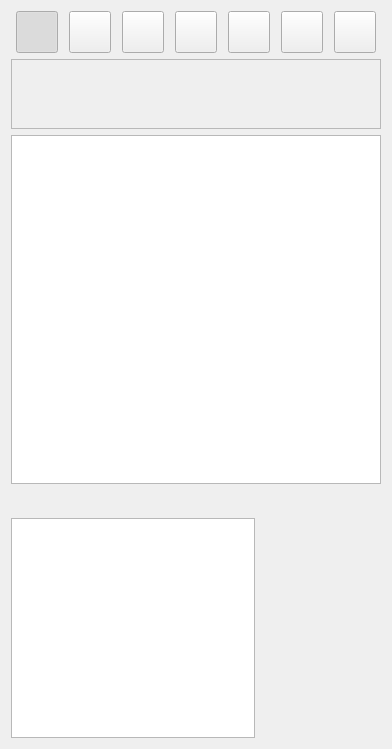
<ui version="4.0" >
 <class>CoxmlBrowserPanelBase</class>
 <widget class="QWidget" name="CoxmlBrowserPanelBase" >
  <property name="geometry" >
   <rect>
    <x>0</x>
    <y>0</y>
    <width>392</width>
    <height>749</height>
   </rect>
  </property>
  <property name="font" >
   <font>
    <family>Droid Sans</family>
    <pointsize>8</pointsize>
   </font>
  </property>
  <property name="windowTitle" >
   <string>coXML Browser</string>
  </property>
  <layout class="QGridLayout" name="gridLayout" >
   <item row="0" column="0" colspan="2" >
    <layout class="QHBoxLayout" name="horizontalLayout" >
     <property name="spacing" >
      <number>-1</number>
     </property>
     <property name="leftMargin" >
      <number>0</number>
     </property>
     <property name="rightMargin" >
      <number>0</number>
     </property>
     <item>
      <widget class="QPushButton" name="plButton1" >
       <property name="sizePolicy" >
        <sizepolicy vsizetype="Fixed" hsizetype="Fixed" >
         <horstretch>0</horstretch>
         <verstretch>0</verstretch>
        </sizepolicy>
       </property>
       <property name="minimumSize" >
        <size>
         <width>42</width>
         <height>42</height>
        </size>
       </property>
       <property name="toolTip" >
        <string/>
       </property>
       <property name="text" >
        <string/>
       </property>
       <property name="icon" >
        <iconset resource="images/StaticImages.qrc" >
         <normaloff>:/klsmartin_icon7.png</normaloff>:/klsmartin_icon7.png</iconset>
       </property>
       <property name="iconSize" >
        <size>
         <width>32</width>
         <height>32</height>
        </size>
       </property>
       <property name="checkable" >
        <bool>true</bool>
       </property>
       <property name="checked" >
        <bool>true</bool>
       </property>
       <property name="autoExclusive" >
        <bool>true</bool>
       </property>
      </widget>
     </item>
     <item>
      <widget class="QPushButton" name="plButton2" >
       <property name="sizePolicy" >
        <sizepolicy vsizetype="Fixed" hsizetype="Fixed" >
         <horstretch>0</horstretch>
         <verstretch>0</verstretch>
        </sizepolicy>
       </property>
       <property name="minimumSize" >
        <size>
         <width>42</width>
         <height>42</height>
        </size>
       </property>
       <property name="toolTip" >
        <string/>
       </property>
       <property name="text" >
        <string/>
       </property>
       <property name="icon" >
        <iconset resource="images/StaticImages.qrc" >
         <normaloff>:/klsmartin_icon3.png</normaloff>:/klsmartin_icon3.png</iconset>
       </property>
       <property name="iconSize" >
        <size>
         <width>32</width>
         <height>32</height>
        </size>
       </property>
       <property name="checkable" >
        <bool>true</bool>
       </property>
       <property name="autoExclusive" >
        <bool>true</bool>
       </property>
      </widget>
     </item>
     <item>
      <widget class="QPushButton" name="plButton3" >
       <property name="sizePolicy" >
        <sizepolicy vsizetype="Fixed" hsizetype="Fixed" >
         <horstretch>0</horstretch>
         <verstretch>0</verstretch>
        </sizepolicy>
       </property>
       <property name="minimumSize" >
        <size>
         <width>42</width>
         <height>42</height>
        </size>
       </property>
       <property name="toolTip" >
        <string/>
       </property>
       <property name="text" >
        <string/>
       </property>
       <property name="icon" >
        <iconset resource="images/StaticImages.qrc" >
         <normaloff>:/klsmartin_icon2.png</normaloff>:/klsmartin_icon2.png</iconset>
       </property>
       <property name="iconSize" >
        <size>
         <width>32</width>
         <height>32</height>
        </size>
       </property>
       <property name="checkable" >
        <bool>true</bool>
       </property>
       <property name="autoExclusive" >
        <bool>true</bool>
       </property>
      </widget>
     </item>
     <item>
      <widget class="QPushButton" name="plButton4" >
       <property name="sizePolicy" >
        <sizepolicy vsizetype="Fixed" hsizetype="Fixed" >
         <horstretch>0</horstretch>
         <verstretch>0</verstretch>
        </sizepolicy>
       </property>
       <property name="minimumSize" >
        <size>
         <width>42</width>
         <height>42</height>
        </size>
       </property>
       <property name="toolTip" >
        <string/>
       </property>
       <property name="text" >
        <string/>
       </property>
       <property name="icon" >
        <iconset resource="images/StaticImages.qrc" >
         <normaloff>:/klsmartin_icon1.png</normaloff>:/klsmartin_icon1.png</iconset>
       </property>
       <property name="iconSize" >
        <size>
         <width>32</width>
         <height>32</height>
        </size>
       </property>
       <property name="checkable" >
        <bool>true</bool>
       </property>
       <property name="autoExclusive" >
        <bool>true</bool>
       </property>
      </widget>
     </item>
     <item>
      <widget class="QPushButton" name="plButton5" >
       <property name="sizePolicy" >
        <sizepolicy vsizetype="Fixed" hsizetype="Fixed" >
         <horstretch>0</horstretch>
         <verstretch>0</verstretch>
        </sizepolicy>
       </property>
       <property name="minimumSize" >
        <size>
         <width>42</width>
         <height>42</height>
        </size>
       </property>
       <property name="toolTip" >
        <string/>
       </property>
       <property name="text" >
        <string/>
       </property>
       <property name="icon" >
        <iconset resource="images/StaticImages.qrc" >
         <normaloff>:/klsmartin_icon4.png</normaloff>:/klsmartin_icon4.png</iconset>
       </property>
       <property name="iconSize" >
        <size>
         <width>32</width>
         <height>32</height>
        </size>
       </property>
       <property name="checkable" >
        <bool>true</bool>
       </property>
       <property name="autoExclusive" >
        <bool>true</bool>
       </property>
      </widget>
     </item>
     <item>
      <widget class="QPushButton" name="plButton6" >
       <property name="sizePolicy" >
        <sizepolicy vsizetype="Fixed" hsizetype="Fixed" >
         <horstretch>0</horstretch>
         <verstretch>0</verstretch>
        </sizepolicy>
       </property>
       <property name="minimumSize" >
        <size>
         <width>42</width>
         <height>42</height>
        </size>
       </property>
       <property name="toolTip" >
        <string/>
       </property>
       <property name="text" >
        <string/>
       </property>
       <property name="icon" >
        <iconset resource="images/StaticImages.qrc" >
         <normaloff>:/klsmartin_icon6.png</normaloff>:/klsmartin_icon6.png</iconset>
       </property>
       <property name="iconSize" >
        <size>
         <width>32</width>
         <height>32</height>
        </size>
       </property>
       <property name="checkable" >
        <bool>true</bool>
       </property>
       <property name="checked" >
        <bool>false</bool>
       </property>
       <property name="autoExclusive" >
        <bool>true</bool>
       </property>
      </widget>
     </item>
     <item>
      <widget class="QPushButton" name="plButton7" >
       <property name="sizePolicy" >
        <sizepolicy vsizetype="Fixed" hsizetype="Fixed" >
         <horstretch>0</horstretch>
         <verstretch>0</verstretch>
        </sizepolicy>
       </property>
       <property name="minimumSize" >
        <size>
         <width>42</width>
         <height>42</height>
        </size>
       </property>
       <property name="toolTip" >
        <string/>
       </property>
       <property name="text" >
        <string/>
       </property>
       <property name="icon" >
        <iconset resource="images/StaticImages.qrc" >
         <normaloff>:/klsmartin_icon5.png</normaloff>:/klsmartin_icon5.png</iconset>
       </property>
       <property name="iconSize" >
        <size>
         <width>32</width>
         <height>32</height>
        </size>
       </property>
       <property name="checkable" >
        <bool>true</bool>
       </property>
       <property name="checked" >
        <bool>false</bool>
       </property>
       <property name="autoExclusive" >
        <bool>true</bool>
       </property>
      </widget>
     </item>
    </layout>
   </item>
   <item row="1" column="0" colspan="2" >
    <widget class="QScrollArea" name="filterArea" >
     <property name="sizePolicy" >
      <sizepolicy vsizetype="Fixed" hsizetype="Expanding" >
       <horstretch>0</horstretch>
       <verstretch>0</verstretch>
      </sizepolicy>
     </property>
     <property name="widgetResizable" >
      <bool>true</bool>
     </property>
     <widget class="QWidget" name="scrollAreaWidgetContents" >
      <property name="geometry" >
       <rect>
        <x>0</x>
        <y>0</y>
        <width>370</width>
        <height>90</height>
       </rect>
      </property>
     </widget>
    </widget>
   </item>
   <item row="2" column="0" colspan="2" >
    <widget class="QListView" name="listView" >
     <property name="dragDropMode" >
      <enum>QAbstractItemView::DragOnly</enum>
     </property>
     <property name="alternatingRowColors" >
      <bool>false</bool>
     </property>
    </widget>
   </item>
   <item row="3" column="0" colspan="2" >
    <widget class="QLabel" name="name_label" >
     <property name="sizePolicy" >
      <sizepolicy vsizetype="Fixed" hsizetype="Preferred" >
       <horstretch>0</horstretch>
       <verstretch>0</verstretch>
      </sizepolicy>
     </property>
     <property name="font" >
      <font>
       <pointsize>12</pointsize>
       <weight>75</weight>
       <bold>true</bold>
      </font>
     </property>
     <property name="text" >
      <string/>
     </property>
    </widget>
   </item>
   <item rowspan="2" row="4" column="0" >
    <widget class="QPlainTextEdit" name="descriptionEdit" >
     <property name="sizePolicy" >
      <sizepolicy vsizetype="Fixed" hsizetype="Expanding" >
       <horstretch>0</horstretch>
       <verstretch>0</verstretch>
      </sizepolicy>
     </property>
     <property name="maximumSize" >
      <size>
       <width>16777215</width>
       <height>260</height>
      </size>
     </property>
     <property name="readOnly" >
      <bool>true</bool>
     </property>
    </widget>
   </item>
   <item row="4" column="1" >
    <widget class="QLabel" name="image_label" >
     <property name="sizePolicy" >
      <sizepolicy vsizetype="Fixed" hsizetype="Fixed" >
       <horstretch>0</horstretch>
       <verstretch>0</verstretch>
      </sizepolicy>
     </property>
     <property name="minimumSize" >
      <size>
       <width>120</width>
       <height>120</height>
      </size>
     </property>
     <property name="text" >
      <string/>
     </property>
    </widget>
   </item>
   <item row="5" column="1" >
    <spacer name="verticalSpacer" >
     <property name="orientation" >
      <enum>Qt::Vertical</enum>
     </property>
     <property name="sizeType" >
      <enum>QSizePolicy::Preferred</enum>
     </property>
     <property name="sizeHint" stdset="0" >
      <size>
       <width>118</width>
       <height>100</height>
      </size>
     </property>
    </spacer>
   </item>
  </layout>
 </widget>
 <layoutdefault spacing="6" margin="11" />
 <pixmapfunction>qPixmapFromMimeSource</pixmapfunction>
 <resources>
  <include location="images/StaticImages.qrc" />
 </resources>
 <connections/>
</ui>
